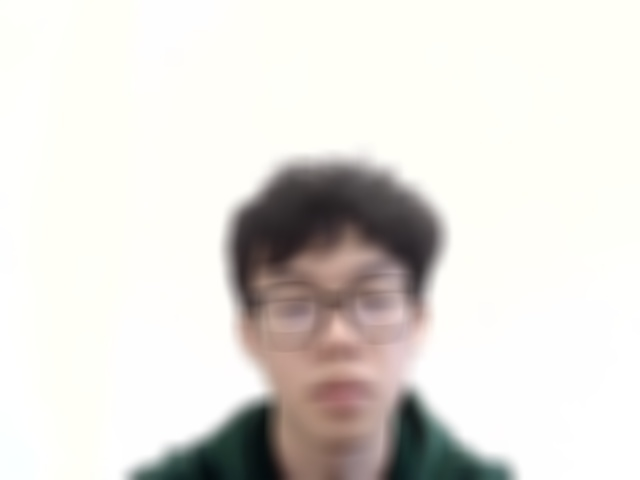
#> input picture vision_20_100.jpg, 640 x 480 px, given in place of the camera
$ python main.py
#> lines starting #> are read from the running program, lines starting #| are printed output that depends on the picture; after the words box and inside, x2 and y2 are one past the last pixel; in counts of white or black regions, pixels touching at a corner belong together
#> further down, frame is the input picture: shape (480, 640, 3); mean B, G, R 218.2, 222.9, 225.8
import cv2
import numpy as np
import random

# ---------- Filter Functions ----------
# [52 lines left out: functions apply_motion_blur, apply_vhs_filter, apply_glitch_effects, simulate_eyesight_blur, apply_fisheye_effect, not called in this run]

def apply_snake_vision(image):
    gray = cv2.cvtColor(image, cv2.COLOR_BGR2GRAY)
    return cv2.applyColorMap(gray, cv2.COLORMAP_JET)

# [37 lines left out: functions apply_green_teal_filter, simulate_vision_blur, apply_sharpening, bat_vision, not called in this run]

# ---------- Menu Overlay Function ----------
def draw_menu_overlay(frame, active_filters):
    height, width = frame.shape[:2]
#> height = 480; width = 640
    menu_width = 300
    overlay = frame.copy()

    cv2.rectangle(overlay, (0, 0), (menu_width, height), (0, 0, 0), -1)
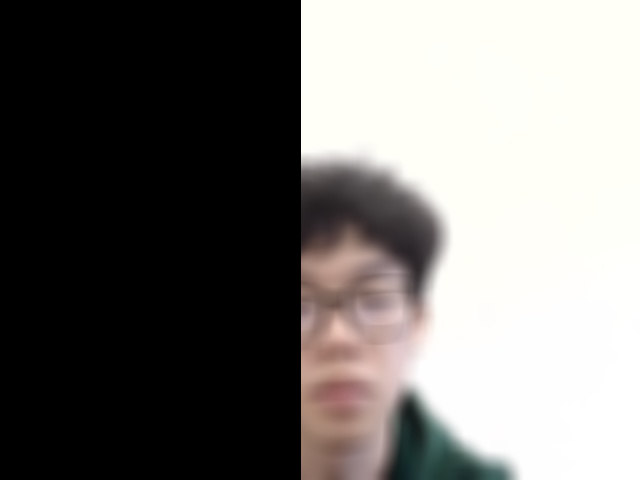
#> overlay: shape (480, 640, 3); mean B, G, R 112.8, 115.3, 117.5
    alpha = 0.5
    frame = cv2.addWeighted(overlay, alpha, frame, 1 - alpha, 0)
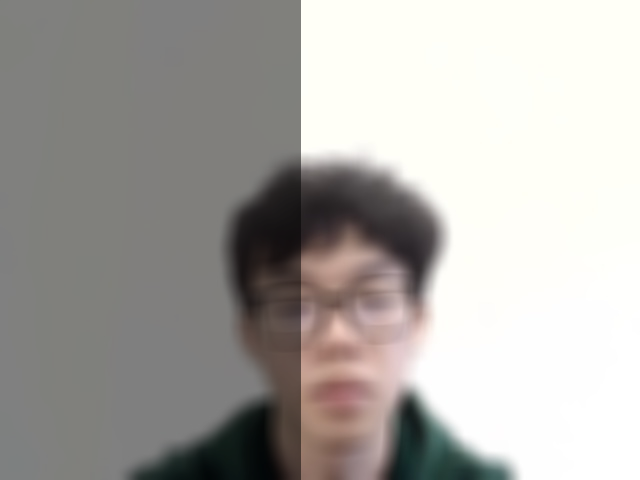
#> frame: shape (480, 640, 3); mean B, G, R 165.5, 169.2, 171.8

    y = 30
    spacing = 30
    cv2.putText(frame, "VHS Art Menu", (10, y), cv2.FONT_HERSHEY_SIMPLEX, 0.8, (255, 255, 255), 2)
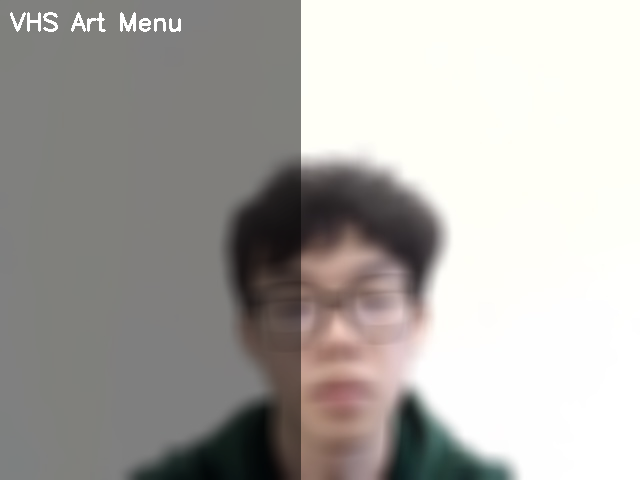
#> frame: shape (480, 640, 3); 0.37% of pixels changed, all inside (x1, y1, x2, y2) = (10, 12, 181, 32)
    y += spacing

    menu_items = [
        ("[m] Motion Blur", active_filters["motion"]),
        ("[v] Short-Sightedness", active_filters["vblur"]),
        ("[1-4] Vision Levels", None),
        ("[g] Glitch", active_filters["glitch"]),
        ("[f] Fisheye", active_filters["fisheye"]),
        ("[s] Sharpen", active_filters["sharpen"]),
        ("[p] Green/Teal", active_filters["green_teal"]),
        ("[d] Bat Vision", active_filters["bat"]),
        ("[h] Snake Vision", active_filters["snake_vision"]),
        ("[q] Quit", None),
    ]

    for item, active in menu_items:
        color = (0, 255, 0) if active else (255, 255, 255)
        cv2.putText(frame, item, (10, y), cv2.FONT_HERSHEY_SIMPLEX, 0.6, color, 1)
        y += spacing
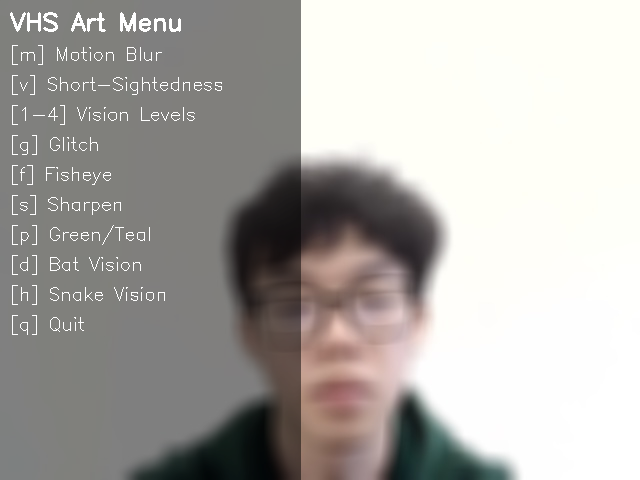
#> frame: shape (480, 640, 3); 0.99% of pixels changed, all inside (x1, y1, x2, y2) = (12, 45, 222, 335)
#> after the loop, y = 360

    return frame

# ---------- Main Application ----------
cap = cv2.VideoCapture(0)
if not cap.isOpened():
    print("Error: Could not open camera.")
    exit()

print("Press 'q' to quit.")
print("Press 'o' to toggle menu.")  # This is the toggle option

apply_motion = False
apply_vhs = False
apply_glitch = False
apply_fisheye = False
apply_sharpen = False
apply_green_teal = False
apply_bat = False
apply_vblur = False
apply_snake_vision_live = False

glitch_intensity = 0.1
vision_mode = '20/20'
show_menu = True  # Menu is enabled by default

while True:
    ret, frame = cap.read()
    if not ret:
        print("Failed to read from camera.")
        break

    # Apply active filters
    if apply_motion:
        frame = apply_motion_blur(frame, kernel_size=25)
    if apply_vhs:
        frame = apply_vhs_filter(frame)
    if apply_glitch:
        frame = apply_glitch_effects(frame, glitch_intensity)
    if apply_fisheye:
        frame = apply_fisheye_effect(frame)
    if apply_sharpen:
        frame = apply_sharpening(frame)
    if apply_green_teal:
        frame = apply_green_teal_filter(frame)
    if apply_bat:
        frame = bat_vision(frame)
    if apply_vblur:
        frame = simulate_vision_blur(frame, vision_mode)
    if apply_snake_vision_live:
        frame = apply_snake_vision(frame)

    active_filters = {
        "motion": apply_motion,
        "glitch": apply_glitch,
        "fisheye": apply_fisheye,
        "sharpen": apply_sharpen,
        "green_teal": apply_green_teal,
        "bat": apply_bat,
        "vblur": apply_vblur,
        "snake_vision": apply_snake_vision_live
    }

    if show_menu:
        frame = draw_menu_overlay(frame, active_filters)

    # Show frame with applied filters and menu overlay
    cv2.imshow("VHS Art Experience", frame)

    # Wait for key press
    key = cv2.waitKey(1) & 0xFF
#> (key q is pressed here)

    # Toggle menu on/off with 'o'
    if key == ord('o'):
        show_menu = not show_menu

    # Other keys for toggling filters and vision modes
    elif key == ord('q'):
        break
    elif key == ord('m'):
        apply_motion = not apply_motion
    elif key == ord('g'):
        apply_glitch = not apply_glitch
    elif key == ord('f'):
        apply_fisheye = not apply_fisheye
    elif key == ord('s'):
        apply_sharpen = not apply_sharpen
    elif key == ord('p'):
        apply_green_teal = not apply_green_teal
    elif key == ord('d'):
        apply_bat = not apply_bat
    elif key == ord('v'):
        apply_vblur = not apply_vblur
        print(f"Short-sightedness simulation {'enabled' if apply_vblur else 'disabled'}")
    elif key == ord('1'):
        vision_mode = '20/40'
        print("Vision mode set to 20/40")
    elif key == ord('2'):
        vision_mode = '20/60'
        print("Vision mode set to 20/60")
    elif key == ord('3'):
        vision_mode = '20/100'
        print("Vision mode set to 20/100")
    elif key == ord('4'):
        vision_mode = '20/200'
        print("Vision mode set to 20/200")
    elif key == ord('h'):
        apply_snake_vision_live = not apply_snake_vision_live
        print(f"snake_vision effect {'enabled' if apply_snake_vision_live else 'disabled'}")

cap.release()
cv2.destroyAllWindows()

$ run again, on vision_20_20.jpg
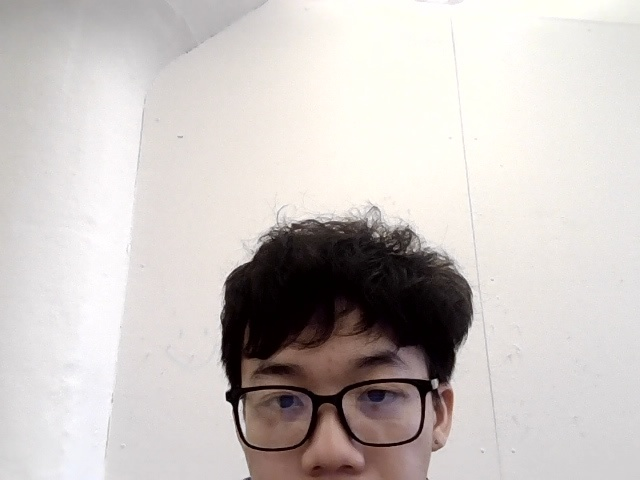
#> input picture vision_20_20.jpg, 640 x 480 px, given in place of the camera
#> frame is the input picture: shape (480, 640, 3); mean B, G, R 194, 196.8, 202.8
#> in draw_menu_overlay, `cv2.rectangle(overlay, (0, 0), (menu_width, height), (0, 0, 0), -1)`:
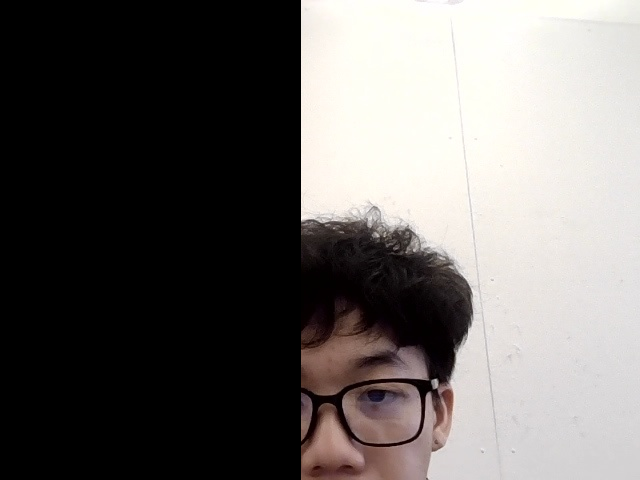
#> overlay: shape (480, 640, 3); mean B, G, R 100.6, 102.7, 106.2
#> after the loop in draw_menu_overlay, `for item, active in menu_items:`:
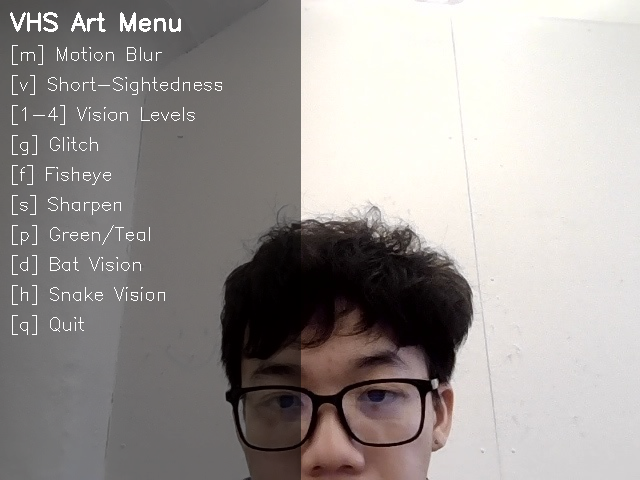
#> frame: shape (480, 640, 3); mean B, G, R 149.4, 151.8, 156.5
#> after the loop in draw_menu_overlay, `for item, active in menu_items:`: y = 360
